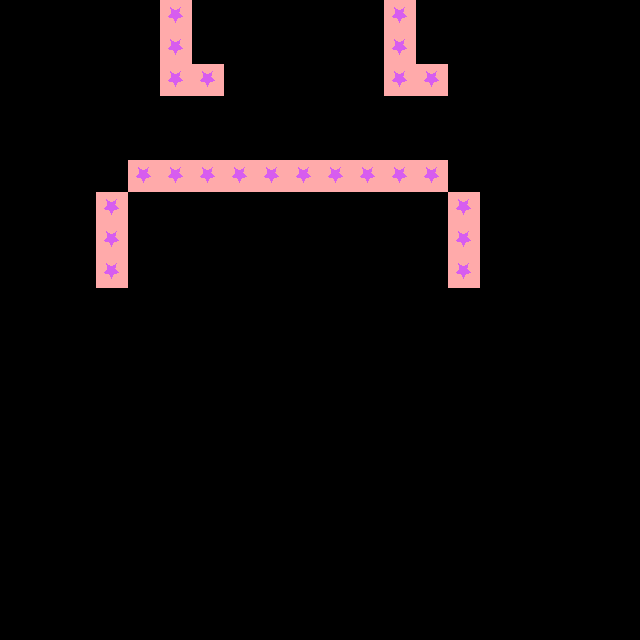

A 2D game scene composited from a Tiled map and its tileset images. What follows is a short description and the map's XML, with each tile layer's data collapsed to a summary:
An orthogonal 20x20 tile map with 32x32 px tiles, 1 tile layer (Background) and 2 objects (2x entity).

<map version="1.5" tiledversion="1.7.2" orientation="orthogonal" renderorder="right-down" width="20" height="20" tilewidth="32" tileheight="32" infinite="0" nextlayerid="4" nextobjectid="4">
 <tileset firstgid="1" source="star_map.tsx" />
 <layer id="1" name="Background" width="20" height="20">
  <data>[400 cells, 24 non-empty, 1 distinct tile ids]</data>
 </layer>
 <objectgroup id="2" name="Objects">
  <object id="1" name="planet" type="entity" x="504.667" y="78.333">
   <point />
  </object>
  <object id="3" name="player" type="entity" x="174.667" y="156.333">
   <point />
  </object>
 </objectgroup>
</map>
